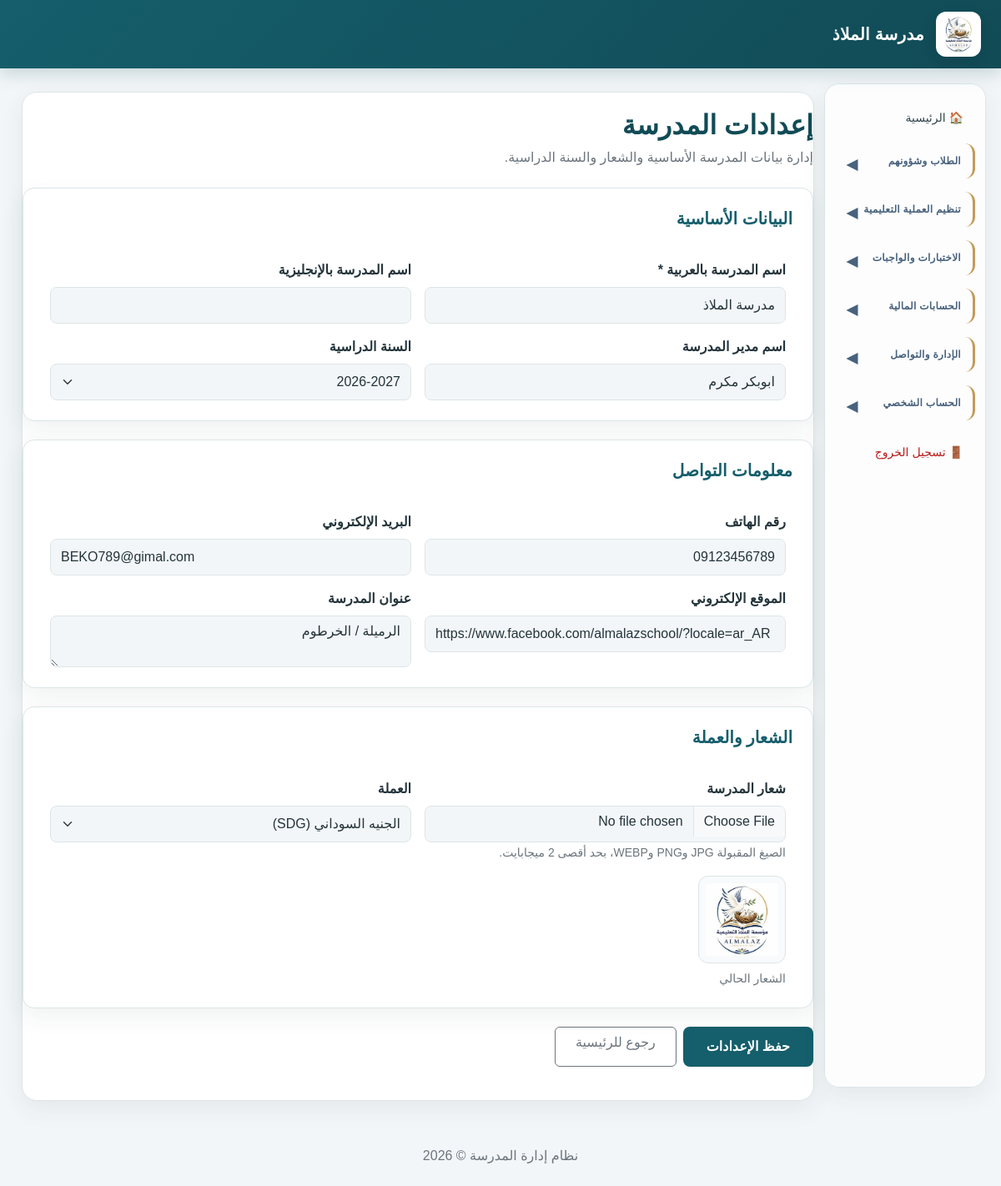
/uploads/school/settings.php (signed in), run on the app's committed database.
### tables this page shows
CREATE TABLE `school_settings` (
  `id` int(10) UNSIGNED NOT NULL,
  `school_name` varchar(200) NOT NULL,
  `school_name_en` varchar(200) DEFAULT NULL,
  `logo_path` varchar(255) DEFAULT NULL,
  `address` text DEFAULT NULL,
  `phone` varchar(30) DEFAULT NULL,
  `email` varchar(150) DEFAULT NULL,
  `website` varchar(255) DEFAULT NULL,
  `currency` char(3) NOT NULL DEFAULT 'SDG',
  `academic_year_id` int(10) UNSIGNED DEFAULT NULL,
  `principal_name` varchar(150) DEFAULT NULL,
  `created_at` timestamp NOT NULL DEFAULT current_timestamp(),
  `updated_at` timestamp NOT NULL DEFAULT current_timestamp() ON UPDATE current_timestamp()
);

CREATE TABLE `academic_years` (
  `id` int(10) UNSIGNED NOT NULL,
  `year_name` varchar(20) NOT NULL,
  `start_date` date NOT NULL,
  `end_date` date NOT NULL,
  `is_current` tinyint(1) NOT NULL DEFAULT 0,
  `status` enum('planned','active','completed') NOT NULL DEFAULT 'planned',
  `created_at` timestamp NOT NULL DEFAULT current_timestamp()
);

### uploads/school/settings.php (the view, shortened to what this page needs)
<?php
require_once __DIR__ . '/config/database.php';
$settings = [
    'id' => null,
    'school_name' => '',
    'school_name_en' => '',
    'logo_path' => '',
    'address' => '',
    'phone' => '',
    'email' => '',
    'website' => '',
    'currency' => 'SDG',
    'academic_year_id' => '',
    'principal_name' => ''
];
try {
    $stmt = $pdo->query("
        SELECT *
        FROM school_settings
        ORDER BY id ASC
        LIMIT 1
    ");
    $savedSettings = $stmt->fetch();
    if ($savedSettings) {
        $settings = array_merge($settings, $savedSettings);
    }
    $yearsStmt = $pdo->query("
        SELECT id, year_name
        FROM academic_years
        ORDER BY id DESC
    ");
    $academicYears = $yearsStmt->fetchAll();
} catch (PDOException $e) {
    error_log($e->getMessage());
    $academicYears = [];
    $error = 'تعذر تحميل بيانات الإعدادات. تحقق من جداول قاعدة البيانات.';
}
require_once __DIR__ . '/includes/header.php';
function settingEscape($value): string
{
    return htmlspecialchars((string)$value, ENT_QUOTES, 'UTF-8');
}
?>
<div class="settings-page">
    <div class="settings-heading">
        <h2>إعدادات المدرسة</h2>
        <p class="text-secondary mb-0">
            إدارة بيانات المدرسة الأساسية والشعار والسنة الدراسية.
        </p>
    </div>
    <form method="POST" action="settings.php" enctype="multipart/form-data">
        <div class="settings-card">
            <h5>البيانات الأساسية</h5>
            <div class="row g-3">
                <div class="col-md-6">
                    <label class="form-label" for="school_name">اسم المدرسة بالعربية *</label>
                    <input
                        class="form-control"
                        type="text"
                        id="school_name"
                        name="school_name"
                        maxlength="200"
                        required
                        value="<?= settingEscape($settings['school_name']) ?>"
                    >
                </div>
                <div class="col-md-6">
                    <label class="form-label" for="school_name_en">اسم المدرسة بالإنجليزية</label>
                    <input
                        class="form-control"
                        type="text"
                        id="school_name_en"
                        name="school_name_en"
                        maxlength="200"
                        value="<?= settingEscape($settings['school_name_en']) ?>"
                    >
                </div>
                <div class="col-md-6">
                    <label class="form-label" for="principal_name">اسم مدير المدرسة</label>
                    <input
                        class="form-control"
                        type="text"
                        id="principal_name"
                        name="principal_name"
                        maxlength="150"
                        value="<?= settingEscape($settings['principal_name']) ?>"
                    >
                </div>
                <div class="col-md-6">
                    <label class="form-label" for="academic_year_id">السنة الدراسية</label>
                    <select class="form-select" id="academic_year_id" name="academic_year_id">
                        <?php foreach ($academicYears as $year): ?>
                            <option
                                value="<?= (int)$year['id'] ?>"
                                <?= (string)$settings['academic_year_id'] === (string)$year['id'] ? 'selected' : '' ?>
                            >
                                <?= settingEscape($year['year_name']) ?>
                            </option>
                        <?php endforeach; ?>
                    </select>
                </div>
            </div>
        </div>
        <div class="settings-card">
            <h5>معلومات التواصل</h5>
            <div class="row g-3">
                <div class="col-md-6">
                    <label class="form-label" for="phone">رقم الهاتف</label>
                    <input
                        class="form-control"
                        type="text"
                        id="phone"
                        name="phone"
                        maxlength="30"
                        value="<?= settingEscape($settings['phone']) ?>"
                    >
                </div>
                <div class="col-md-6">
                    <label class="form-label" for="email">البريد الإلكتروني</label>
                    <input
                        class="form-control"
                        type="email"
                        id="email"
                        name="email"
                        maxlength="150"
                        value="<?= settingEscape($settings['email']) ?>"
                    >
                </div>
                <div class="col-md-6">
                    <label class="form-label" for="website">الموقع الإلكتروني</label>
                    <input
                        class="form-control"
                        type="url"
                        id="website"
                        name="website"
                        maxlength="255"
                        placeholder="https://example.com"
                        value="<?= settingEscape($settings['website']) ?>"
                    >
                </div>
                <div class="col-md-6">
                    <label class="form-label" for="address">عنوان المدرسة</label>
                    <textarea
                        class="form-control"
                        id="address"
                        name="address"
                        rows="2"
                        maxlength="1000"
                    ><?= settingEscape($settings['address']) ?></textarea>
                </div>
            </div>
        </div>
        <div class="settings-card">
            <h5>الشعار والعملة</h5>
            <div class="row g-3 align-items-start">
                <div class="col-md-6">
                    <label class="form-label" for="school_logo">شعار المدرسة</label>
                    <input
                        class="form-control"
                        type="file"
                        id="school_logo"
                        name="school_logo"
                        accept=".jpg,.jpeg,.png,.webp,image/jpeg,image/png,image/webp"
                    >
                    <small class="text-secondary">
                        الصيغ المقبولة JPG وPNG وWEBP، بحد أقصى 2 ميجابايت.
                    </small>
                    <?php if (!empty($settings['logo_path'])): ?>
                        <div class="mt-3">
                            <img
                                class="logo-preview"
                                src="<?= settingEscape($settings['logo_path']) ?>"
                                alt="شعار المدرسة الحالي"
                            >
                            <p class="text-secondary small mt-2 mb-0">
                                الشعار الحالي
                            </p>
                        </div>
                    <?php endif; ?>
                </div>
                <div class="col-md-6">
                    <label class="form-label" for="currency">العملة</label>
                    <select class="form-select" id="currency" name="currency">
                        <option value="SDG" <?= $settings['currency'] === 'SDG' ? 'selected' : '' ?>>
                            الجنيه السوداني (SDG)
                        </option>
                    </select>
                </div>
            </div>
        </div>
        <div class="d-flex justify-content-start gap-2">
            <button type="submit" class="btn settings-save">
                حفظ الإعدادات
            </button>
            <a href="index.php" class="btn btn-outline-secondary px-4">
                رجوع للرئيسية
            </a>
        </div>
    </form>
</div>
<?php require_once __DIR__ . '/includes/footer.php'; ?>

### includes/header.php (shortened to what this page needs)
<?php
$hideSidebar = basename($_SERVER['SCRIPT_NAME'] ?? '') === 'index.php';
$schoolName = 'مدرسة الملاذ';
$schoolLogo = '';
$currentRole = (int) ($_SESSION['role_id'] ?? 0);
$menuPermissions = [
    1 => ['all'],
    2 => [
        'index.php',
        'students.php',
        'guardians.php',
        'teachers.php',
        'classrooms.php',
        'subjects.php',
        'academic_years.php',
        'teaching_assignments.php',
        'timetable.php',
        'attendance.php',
        'exams.php',
        'grades.php',
        'behavior.php',
        'homework.php',
        'homework_submissions.php',
        'reports.php',
        'fees.php',
        'payments.php',
        'expenses.php',
        'users.php',
        'announcements.php',
        'notifications.php',
        'messages.php',
        'settings.php',
        'change_password.php'
    ],
    3 => [
        'index.php',
        'fees.php',
        'payments.php',
        'expenses.php',
        'reports.php',
        'change_password.php'
    ],
    4 => [
        'index.php',
        'students.php',
        'classrooms.php',
        'subjects.php',
        'timetable.php',
        'attendance.php',
        'exams.php',
        'grades.php',
        'behavior.php',
        'homework.php',
        'homework_submissions.php',
        'announcements.php',
        'notifications.php',
        'messages.php',
        'change_password.php'
    ],
    5 => [
        'index.php',
        'timetable.php',
        'grades.php',
        'homework.php',
        'announcements.php',
        'notifications.php',
        'messages.php',
        'change_password.php'
    ],
    6 => [
        'index.php',
        'reports.php',
        'fees.php',
        'payments.php',
        'announcements.php',
        'notifications.php',
        'messages.php',
        'change_password.php'
    ]
];
$allowedMenu = $menuPermissions[$currentRole] ?? [];
function showMenuLink(string $page): bool
{
    global $allowedMenu;
    return in_array('all', $allowedMenu, true)
        || in_array($page, $allowedMenu, true);
}
try {
    if (isset($pdo)) {
        $stmt = $pdo->query(
            "SELECT school_name, logo_path
             FROM school_settings
             ORDER BY id ASC
             LIMIT 1"
        );
        $school = $stmt->fetch();
        if ($school) {
            if (!empty($school['school_name'])) {
                $schoolName = $school['school_name'];
            }
            if (!empty($school['logo_path'])) {
                $logoFile = __DIR__ . '/../' . $school['logo_path'];
                if (is_file($logoFile)) {
                    $schoolLogo = $school['logo_path'];
                }
            }
        }
    }
} catch (PDOException $e) {
    error_log('School branding could not be loaded: ' . $e->getMessage());
}
?>
<!DOCTYPE html>
<html lang="ar" dir="rtl">
<head>
    <link
        href="https://cdn.jsdelivr.net/npm/bootstrap@5.3.3/dist/css/bootstrap.rtl.min.css"
        rel="stylesheet"
    >
</head>
<body>
<header class="topbar">
    <?php if ($schoolLogo !== ''): ?>
        <img
            src="<?= htmlspecialchars($schoolLogo, ENT_QUOTES, 'UTF-8') ?>"
            alt="شعار المدرسة"
            class="school-logo"
        >
    <?php endif; ?>
    <strong class="school-name">
        <?= htmlspecialchars($schoolName, ENT_QUOTES, 'UTF-8') ?>
    </strong>
</header>
<div class="container-fluid">
    <div class="row">
        <?php if (!$hideSidebar): ?>
        <aside class="col-md-3 col-lg-2 sidebar">
            <?php if (showMenuLink('index.php')): ?>
                <a href="index.php">🏠 الرئيسية</a>
            <?php endif; ?>
            <?php if (
                showMenuLink('students.php') ||
                showMenuLink('guardians.php') ||
                showMenuLink('attendance.php') ||
                showMenuLink('behavior.php')
            ): ?>
                <details class="sidebar-group">
                    <summary class="sidebar-section">الطلاب وشؤونهم</summary>
                </details>
            <?php endif; ?>
            <?php if (
                showMenuLink('teachers.php') ||
                showMenuLink('classrooms.php') ||
                showMenuLink('subjects.php') ||
                showMenuLink('academic_years.php') ||
                showMenuLink('teaching_assignments.php') ||
                showMenuLink('timetable.php')
            ): ?>
                <details class="sidebar-group">
                    <summary class="sidebar-section">تنظيم العملية التعليمية</summary>
                </details>
            <?php endif; ?>
            <?php if (
                showMenuLink('exams.php') ||
                showMenuLink('grades.php') ||
                showMenuLink('homework.php') ||
                showMenuLink('homework_submissions.php') ||
                showMenuLink('reports.php')
            ): ?>
                <details class="sidebar-group">
                    <summary class="sidebar-section">الاختبارات والواجبات</summary>
                </details>
            <?php endif; ?>
            <?php if (
                showMenuLink('fees.php') ||
                showMenuLink('payments.php') ||
                showMenuLink('expenses.php')
            ): ?>
                <details class="sidebar-group">
                    <summary class="sidebar-section">الحسابات المالية</summary>
                </details>
            <?php endif; ?>
            <?php if (
                showMenuLink('users.php') ||
                showMenuLink('announcements.php') ||
                showMenuLink('notifications.php') ||
                showMenuLink('messages.php') ||
                showMenuLink('audit_logs.php') ||
                showMenuLink('settings.php') ||
                showMenuLink('theme_settings.php')
            ): ?>
                <details class="sidebar-group">
                    <summary class="sidebar-section">الإدارة والتواصل</summary>
                </details>
            <?php endif; ?>
            <?php if (showMenuLink('change_password.php')): ?>
                <details class="sidebar-group">
                    <summary class="sidebar-section">الحساب الشخصي</summary>
                </details>
            <?php endif; ?>
            <a href="logout.php" class="logout-link">🚪 تسجيل الخروج</a>
        </aside>
        <?php endif; ?>
        <main class="<?= $hideSidebar ? 'col-12' : 'col-md-9 col-lg-10' ?> content">

### uploads/school/settings.php (style rules this page uses)
.settings-page { max-width: 1050px; margin: 0 auto; padding: 20px 0 40px; }
.settings-heading { margin-bottom: 24px; }
.settings-heading h2 { color: var(--primary-dark); font-weight: 700; }
.settings-card { background: var(--panel); border: 1px solid var(--border); border-radius: 14px; padding: 24px; margin-bottom: 22px; box-shadow: var(--shadow); }
.settings-card h5 { color: var(--primary); font-weight: 700; margin-bottom: 22px; }
.settings-page .form-label { font-weight: 600; margin-bottom: 8px; }
.settings-page .form-control, .settings-page .form-select { min-height: 44px; border-radius: 8px; }
.logo-preview { width: 105px; height: 105px; object-fit: contain; border: 1px solid var(--border); border-radius: 12px; padding: 8px; background: var(--panel-2); }
.settings-save { background: var(--primary); border: none; border-radius: 8px; padding: 12px 28px; color: white; font-weight: 600; }

### data on the page
school_settings: logo_path (picture), school_name "مدرسة الملاذ", principal_name "ابوبكر مكرم", academic_year_id "2026-2027", phone "09123456789", email "BEKO789@gimal.com", website "https://www.facebook.com/almalazschool/?locale=ar_AR", address "الرميلة / الخرطوم", currency "الجنيه السوداني (SDG)"
